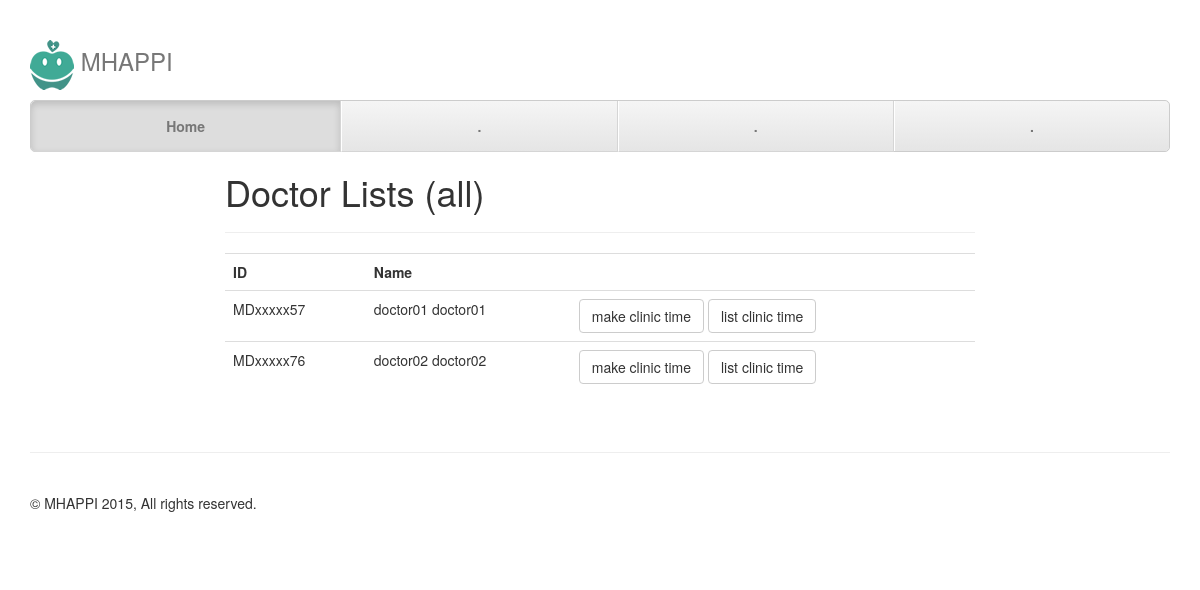
Page /list_doctor/ on the committed database.
### apps/authentication/models.py (models this page shows, shortened)
class Officer(models.Model):
	GENDER_CHOICES = (
		(1, "Male"),
		(2, "Female"),
		(3, "Others"),
	)
	POSITION_CHOICES = (
		(1, "Staff"),
		(2, "Doctor"),
		(3, "Nurse"),
		(4, "Pharmacist"),
	)
	user = models.ForeignKey(User, default = 0)
	hospital_id = models.CharField(max_length = 20)
	national_id = models.CharField(max_length = 20)
	prefix_name = models.CharField(max_length = 200)
	first_name = models.CharField(max_length = 200)
	last_name = models.CharField(max_length = 200)
	gender = models.IntegerField(choices = GENDER_CHOICES)
	birthdate = models.DateField()
	address = models.CharField(max_length = 500)
	phone = models.CharField(max_length = 200)
	email = models.CharField(max_length = 200)
	specialist = models.CharField(max_length = 200)
	position = models.IntegerField(choices = POSITION_CHOICES, default = 1)

### apps/authentication/views.py (the view)
# urls.py: url(r'^list_doctor/', auth_view.list_doctor, name='list_doctor'),
def list_doctor(request):
    doctors = Officer.objects.filter(position=2)
    data = {
        'doctors' : doctors,
    }
    return render(request, 'list_doctor.html', data)

### apps/authentication/templates/list_doctor.html
{% extends "base.html" %}
{% block main %}
    <div id="login" class="row">
        <div class="col-md-8 col-md-offset-2">
            <h1>Doctor Lists (all)</h1>
            <hr/>
            <table class="table">
            	<tr>
            		<th>ID</th>
            		<th>Name</th>
            		<th></th>
            	</tr>
            	{% for doctor in doctors %}
            	<tr>
            		<td>{{ doctor.hospital_id }}</td>
            		<td>{{ doctor.first_name }} {{ doctor.last_name }}</td>
            		<td>
                        <a class="btn btn-default" href="/make_clinic_time/{{ doctor.id }}/">make clinic time</a>
            			<a class="btn btn-default" href="/list_clinic_time/{{ doctor.id }}/">list clinic time</a>
            		</td>
            	</tr>
            	{% endfor %}
            </table>
        </div>
    </div>
{% endblock %}

### static/css/justified-nav.css (style rules this page uses)
body { padding-top: 20px; }

### rows in the picture
Officer: hospital_id "MDxxxxx57", first_name "doctor01", last_name "doctor01"
Officer: hospital_id "MDxxxxx76", first_name "doctor02", last_name "doctor02"
